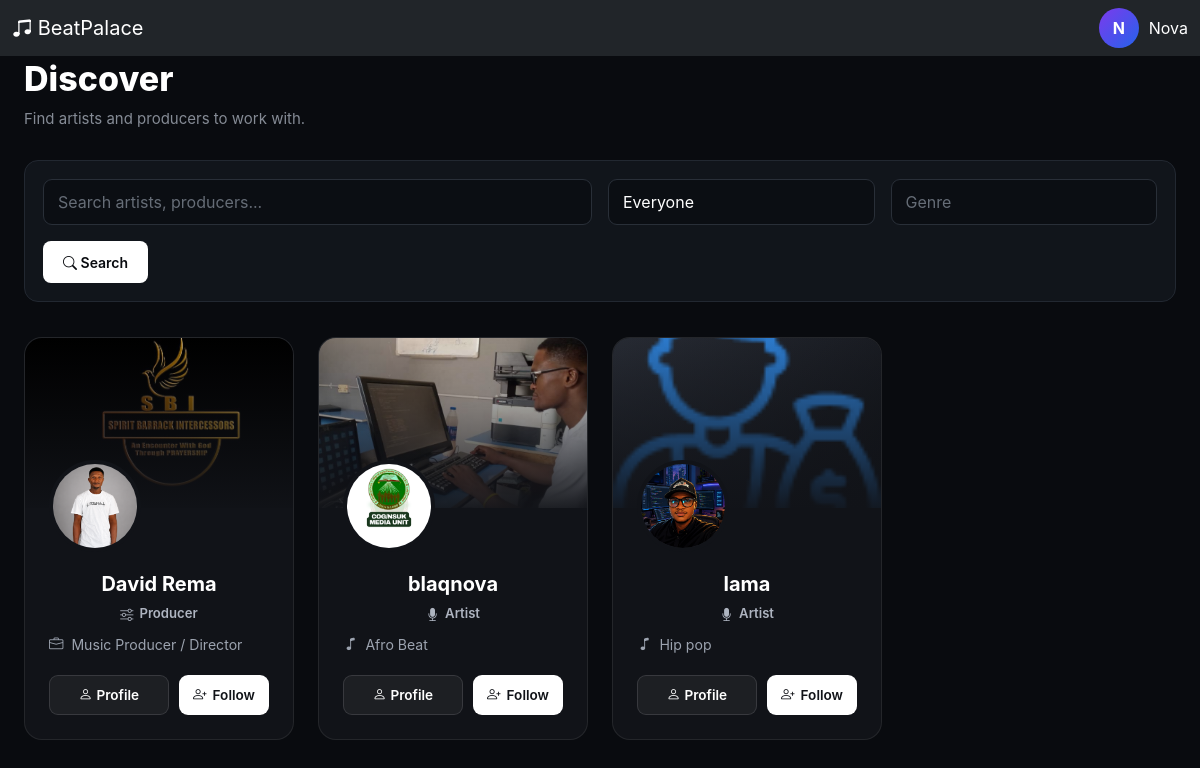
Page /dashboard/discover/ (signed in) on the committed database.
### accounts/models.py (models this page shows, shortened)
class User(AbstractUser):
    ROLE_CHOICES = (
        ("producer", "Producer"),
        ("artist", "Artist"),
    )
    email = models.EmailField(unique=True)
    role = models.CharField(
        max_length=20,
        choices=ROLE_CHOICES
    )
    avatar = models.ImageField(
        upload_to="avatars/",
        blank=True,
        null=True
    )
    verified = models.BooleanField(default=False)
    created_at = models.DateTimeField(auto_now_add=True)

### producers/models.py (models this page shows, shortened)
class ProducerProfile(models.Model):
    user = models.OneToOneField(
        settings.AUTH_USER_MODEL,
        on_delete=models.CASCADE,
        related_name="producer_profile",
    )
    full_name = models.CharField(max_length=150, blank=True, default="")
    professional_title = models.CharField(
        max_length=150, default="Music Producer / Director"
    )
    profile_image = models.ImageField(
        upload_to="producers/profile/", blank=True, null=True
    )
    cover_image = models.ImageField(
        upload_to="producer/covers/",
        blank=True,
        null=True
    )
    bio = models.TextField(blank=True, null=True)
    start_year = models.PositiveIntegerField(blank=True, null=True)
    end_year = models.PositiveIntegerField(blank=True, null=True)
    phone = models.CharField(max_length=30, blank=True)
    email = models.EmailField(blank=True)
    instagram = models.CharField(max_length=100, blank=True)
    website = models.URLField(blank=True)
    skill_description = models.TextField(
        blank=True,
        help_text="Example: Music Composition, Audio Production & Sound Design",
    )
    software = models.TextField(
        blank=True, help_text="Example: Ableton Live, Cubase, Adobe Premiere, Logic Pro"
    )
    education = models.TextField(blank=True)
    date_of_birth = models.DateField(blank=True, null=True)
    marital_status = models.CharField(max_length=50, blank=True)
    is_published = models.BooleanField(default=True)
    created_at = models.DateTimeField(auto_now_add=True)
    updated_at = models.DateTimeField(auto_now=True)

### artists/models.py (models this page shows, shortened)
class ArtistProfile(models.Model):
    user = models.OneToOneField(
        settings.AUTH_USER_MODEL,
        on_delete=models.CASCADE,
        related_name="artist_profile"
    )
    artist_name = models.CharField(
        max_length=100,
        blank=True
    )
    bio = models.TextField(
        blank=True
    )
    avatar = models.ImageField(
        upload_to="artists/avatars/",
        blank=True,
        null=True
    )
    cover_image = models.ImageField(
        upload_to="artists/covers/",
        blank=True,
        null=True
    )
    genre = models.CharField(
        max_length=100,
        blank=True
    )
    location = models.CharField(
        max_length=100,
        blank=True
    )
    phone = models.CharField(
        max_length=30,
        blank=True
    )
    email = models.EmailField(
        blank=True
    )
    website = models.URLField(
        blank=True
    )
    instagram = models.URLField(
        blank=True
    )
    twitter = models.URLField(
        blank=True
    )
    start_year = models.PositiveIntegerField(
        blank=True,
        null=True
    )
    end_year = models.PositiveIntegerField(
        blank=True,
        null=True
    )
    skill_description = models.TextField(
        blank=True
    )
    education = models.TextField(
        blank=True
    )
    date_of_birth = models.DateField(
        blank=True,
        null=True
    )
    marital_status = models.CharField(
        max_length=50,
        blank=True
    )
    followers_count = models.PositiveIntegerField(
        default=0
    )
    monthly_listeners = models.PositiveIntegerField(
        default=0
    )
    is_published = models.BooleanField(
        default=True
    )
    created_at = models.DateTimeField(
        auto_now_add=True
    )
    updated_at = models.DateTimeField(
        auto_now=True
    )

### dashboard/views.py (the view, shortened to what this page needs)
@login_required
def discover(request):
    query = request.GET.get("q", "").strip()
    role = request.GET.get("role", "").strip()
    genre = request.GET.get("genre", "").strip()
    users = User.objects.exclude(
        id=request.user.id
    ).filter(
        role__in=["artist", "producer"]
    )
    if role in ["artist", "producer"]:
        users = users.filter(role=role)
    if genre:
        users = users.filter(
            Q(artist_profile__genre__icontains=genre)
        )
    users = users.select_related(
        "artist_profile",
        "producer_profile",
    ).distinct()
    Follow
    following_ids = set(
    Follow.objects.filter(
        follower=request.user
    ).values_list(
        "following_id",
        flat=True
    )
    )
    return render(
        request,
        "dashboard/discover.html",
        {
            "users": users,
            "query": query,
            "role": role,
            "genre": genre,
            "following_ids": following_ids,
        }
    )

### templates/dashboard/discover.html (shortened to what this page needs)
{% extends "base.html" %}
{% block content %}
<div class="discover-page">
    <div class="container-fluid px-3 px-lg-4">
        <div class="discover-header">
            <h1>
                Discover
            </h1>
            <p>
                Find artists and producers to work with.
            </p>
        </div>
        <form method="GET" class="discover-filter">
            <div class="row g-3">
                <div class="col-lg-6">
                    <input
                        type="search"
                        name="q"
                        value="{{ query }}"
                        class="form-control"
                        placeholder="Search artists, producers..."
                    >
                </div>
                <div class="col-md-6 col-lg-3">
                    <select
                        name="role"
                        class="form-select"
                    >
                        <option value="">
                            Everyone
                        </option>
                    </select>
                </div>
                <div class="col-md-6 col-lg-3">
                    <input
                        type="text"
                        name="genre"
                        value="{{ genre }}"
                        class="form-control"
                        placeholder="Genre"
                    >
                </div>
            </div>
            <div class="mt-3">
                <button
                    type="submit"
                    class="btn-discover-search"
                >
                    <i class="bi bi-search"></i>
                    Search
                </button>
            </div>
        </form>
        <div class="row g-4">
            {% for user in users %}
                <div class="col-12 col-md-6 col-lg-4 col-xl-3">
                    <div class="discover-card">
                        <div class="discover-cover">
                            {% if user.role == "artist" %}
                                {% if user.artist_profile.cover_image %}
                                    <img
                                        src="{{ user.artist_profile.cover_image.url }}"
                                        alt="{{ user.artist_profile.artist_name }}"
                                    >
                                {% else %}
                                    <div class="discover-cover-placeholder">
                                        <i class="bi bi-music-note-beamed"></i>
                                    </div>
                                {% endif %}
                            {% elif user.role == "producer" %}
                                {% if user.producer_profile.cover_image %}
                                    <img
                                        src="{{ user.producer_profile.cover_image.url }}"
                                        alt="{{ user.producer_profile.full_name }}"
                                    >
                                {% else %}
                                    <div class="discover-cover-placeholder">
                                        <i class="bi bi-soundwave"></i>
                                    </div>
                                {% endif %}
                            {% endif %}
                        </div>
                        <div class="discover-avatar-wrapper">
                            {% if user.role == "artist" %}
                                {% if user.artist_profile.avatar %}
                                    <div class="discover-avatar">
                                        <img
                                            src="{{ user.artist_profile.avatar.url }}"
                                            alt="{{ user.artist_profile.artist_name }}"
                                        >
                                    </div>
                                {% else %}
                                    <div class="discover-avatar-placeholder">
                                        {{ user.artist_profile.artist_name|first|upper }}
                                    </div>
                                {% endif %}
                            {% elif user.role == "producer" %}
                                {% if user.producer_profile.profile_image %}
                                    <div class="discover-avatar">
                                        <img
                                            src="{{ user.producer_profile.profile_image.url }}"
                                            alt="{{ user.producer_profile.full_name }}"
                                        >
                                    </div>
                                {% else %}
                                    <div class="discover-avatar-placeholder">
                                        {{ user.producer_profile.full_name|first|upper }}
                                    </div>
                                {% endif %}
                            {% endif %}
                        </div>
                        <div class="discover-content">
                            {% if user.role == "artist" %}
                                <h4 class="discover-name">
                                    {{ user.artist_profile.artist_name }}
                                </h4>
                                <span class="discover-role">
                                    <i class="bi bi-mic-fill"></i>
                                    Artist
                                </span>
                                {% if user.artist_profile.genre %}
                                    <div class="discover-meta">
                                        <i class="bi bi-music-note"></i>
                                        {{ user.artist_profile.genre }}
                                    </div>
                                {% endif %}
                            {% elif user.role == "producer" %}
                                <h4 class="discover-name">
                                    {{ user.producer_profile.full_name }}
                                </h4>
                                <span class="discover-role">
                                    <i class="bi bi-sliders"></i>
                                    Producer
                                </span>
                                {% if user.producer_profile.professional_title %}
                                    <div class="discover-meta">
                                        <i class="bi bi-briefcase"></i>
                                        {{ user.producer_profile.professional_title }}
                                    </div>
                                {% endif %}
                            {% endif %}
                            <div class="discover-actions">
                                {% if user.role == "artist" %}
                                    <a
                                        href="{% url 'artists:public_artist_profile' user.username %}"
                                        class="btn-discover-profile"
                                    >
                                        <i class="bi bi-person me-1"></i>
                                        Profile
                                    </a>
                                {% elif user.role == "producer" %}
                                    <a
                                        href="{% url 'producers:public_producer_profile' user.username %}"
                                        class="btn-discover-profile"
                                    >
                                        <i class="bi bi-person me-1"></i>
                                        Profile
                                    </a>
                                {% endif %}
                                {% if user != request.user %}
                                    <form
                                        method="POST"
                                        action="{% url 'engagement:toggle_follow' user.id %}"
                                    >
                                        {% if user.id in following_ids %}
                                            <button
                                                type="submit"
                                                class="btn-discover-follow following"
                                            >
                                                <i class="bi bi-person-check"></i>
                                                Following
                                            </button>
                                        {% else %}
                                            <button
                                                type="submit"
                                                class="btn-discover-follow"
                                            >
                                                <i class="bi bi-person-plus"></i>
                                                Follow
                                            </button>
                                        {% endif %}
                                    </form>
                                {% endif %}
                            </div>
                        </div>
                    </div>
                </div>
            {% endfor %}
        </div>
    </div>
</div>
{% endblock %}

### templates/base.html (shortened to what this page needs)
{% load static %}
<!DOCTYPE html>
<html lang="en">
<head>
    <link
    href="https://cdn.jsdelivr.net/npm/bootstrap@5.3.3/dist/css/bootstrap.min.css"
    rel="stylesheet"
    >
    <link
    href="https://cdn.jsdelivr.net/npm/bootstrap-icons@1.11.3/font/bootstrap-icons.css"
    rel="stylesheet"
    >
    <link
     rel="stylesheet"
     href="{% static 'css/style.css' %}"
    >
</head>
<nav class="navbar fixed-top bg-dark" data-bs-theme="dark">
    <div class="container-fluid d-flex justify-content-between align-items-center">
        {% if user.role == "artist" %}
            <a
                class="navbar-brand"
                href="{% url 'artist_dashboard' %}"
            >
                <i class="bi bi-music-note-beamed"></i>
                BeatPalace
            </a>
        {% elif user.role == "producer" %}
            <a
                class="navbar-brand"
                href="{% url 'producer_dashboard' %}"
            >
                <i class="bi bi-music-note-beamed"></i>
                BeatPalace
            </a>
        {% endif %}
        <div class="d-flex gap-2">
            <div class="user-profile">
                <div class="avatar">
                    {{ user.username|first|upper }}
                </div>
                <span>
                    {{ user.username }}
                </span>
            </div>
        </div>
    </div>
</nav>
{% block content %}
{% endblock %}
</body>
</html>

### rows in the picture
User: username|first "N", username "Nova"
User: producer_profile.cover_image (picture), producer_profile.profile_image (picture), producer_profile.full_name "David Rema", producer_profile.professional_title "Music Producer / Director", role "Profile", shows "Follow"
User: artist_profile.cover_image (picture), artist_profile.avatar (picture), artist_profile.artist_name "blaqnova", artist_profile.genre "Afro Beat", role "Profile", shows "Follow"
User: artist_profile.cover_image (picture), artist_profile.avatar (picture), artist_profile.artist_name "lama", artist_profile.genre "Hip pop", role "Profile", shows "Follow"
